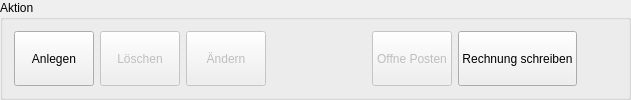
         <widget class="QGroupBox" name="Aktion">
          <property name="sizePolicy">
           <sizepolicy hsizetype="Preferred" vsizetype="Preferred">
            <horstretch>0</horstretch>
            <verstretch>0</verstretch>
           </sizepolicy>
          </property>
          <property name="title">
           <string>Aktion</string>
          </property>
          <layout class="QHBoxLayout" name="horizontalLayout">
           <item>
            <widget class="QPushButton" name="btnNewCustomer">
             <property name="sizePolicy">
              <sizepolicy hsizetype="Minimum" vsizetype="Preferred">
               <horstretch>0</horstretch>
               <verstretch>0</verstretch>
              </sizepolicy>
             </property>
             <property name="text">
              <string>Anlegen</string>
             </property>
            </widget>
           </item>
           <item>
            <widget class="QPushButton" name="btnDeleteCustomer">
             <property name="enabled">
              <bool>false</bool>
             </property>
             <property name="sizePolicy">
              <sizepolicy hsizetype="Preferred" vsizetype="Preferred">
               <horstretch>0</horstretch>
               <verstretch>0</verstretch>
              </sizepolicy>
             </property>
             <property name="text">
              <string>Löschen</string>
             </property>
            </widget>
           </item>
           <item>
            <widget class="QPushButton" name="btnEditCustomer">
             <property name="enabled">
              <bool>false</bool>
             </property>
             <property name="sizePolicy">
              <sizepolicy hsizetype="Preferred" vsizetype="Preferred">
               <horstretch>0</horstretch>
               <verstretch>0</verstretch>
              </sizepolicy>
             </property>
             <property name="text">
              <string>Ändern</string>
             </property>
            </widget>
           </item>
           <item>
            <spacer name="horizontalSpacer">
             <property name="orientation">
              <enum>Qt::Horizontal</enum>
             </property>
             <property name="sizeType">
              <enum>QSizePolicy::Fixed</enum>
             </property>
             <property name="sizeHint" stdset="0">
              <size>
               <width>100</width>
               <height>20</height>
              </size>
             </property>
            </spacer>
           </item>
           <item>
            <widget class="QPushButton" name="pushButton_4">
             <property name="enabled">
              <bool>false</bool>
             </property>
             <property name="sizePolicy">
              <sizepolicy hsizetype="Preferred" vsizetype="Preferred">
               <horstretch>0</horstretch>
               <verstretch>0</verstretch>
              </sizepolicy>
             </property>
             <property name="text">
              <string>Offne Posten</string>
             </property>
            </widget>
           </item>
           <item>
            <widget class="QPushButton" name="btnCustomerBill">
             <property name="enabled">
              <bool>true</bool>
             </property>
             <property name="sizePolicy">
              <sizepolicy hsizetype="Preferred" vsizetype="Preferred">
               <horstretch>0</horstretch>
               <verstretch>0</verstretch>
              </sizepolicy>
             </property>
             <property name="text">
              <string>Rechnung schreiben</string>
             </property>
            </widget>
           </item>
           <item>
            <spacer name="horizontalSpacer_2">
             <property name="orientation">
              <enum>Qt::Horizontal</enum>
             </property>
             <property name="sizeHint" stdset="0">
              <size>
               <width>40</width>
               <height>20</height>
              </size>
             </property>
            </spacer>
           </item>
          </layout>
         </widget>
